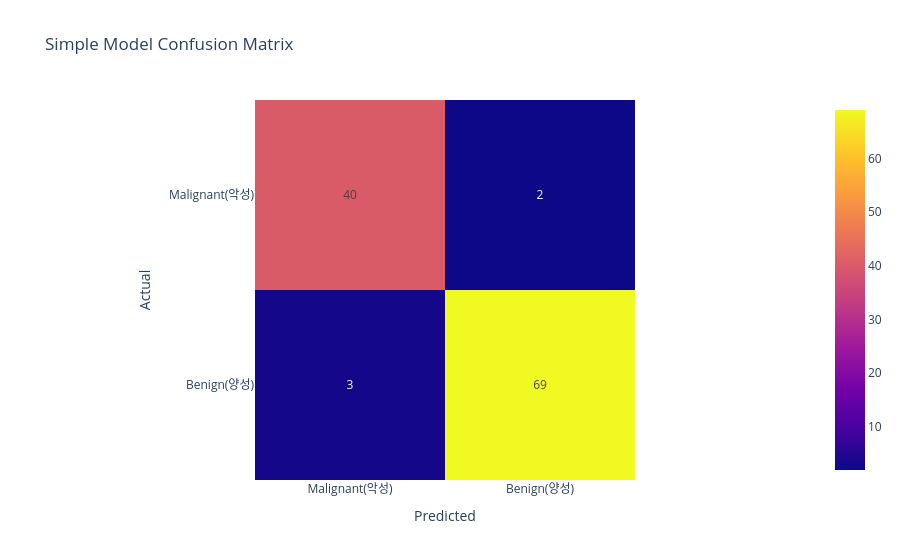
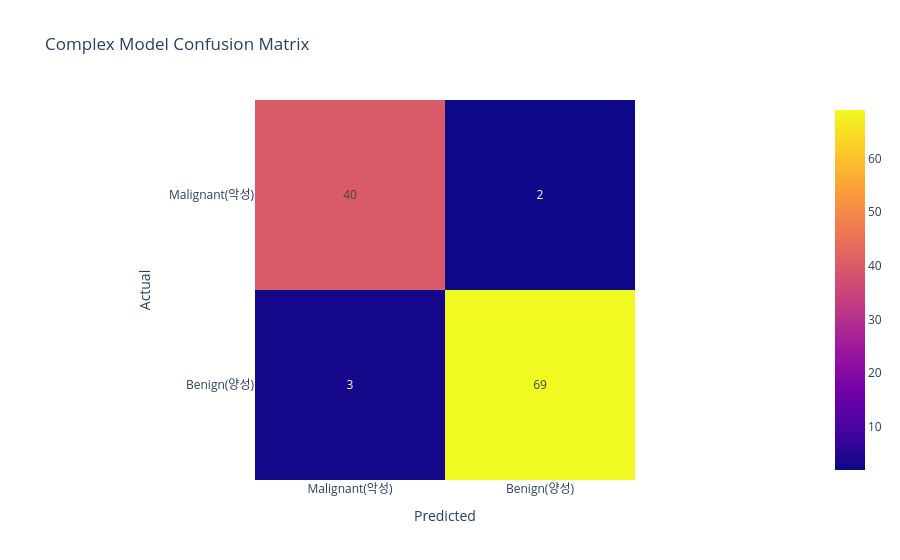

These figures' notebook cell, in order:
### Markdown cell above
### 5. 최종 성능 평가 및 비교 분석

`지시사항:`
1. 각 모델의 `저장된 최고 성능 버전(`best_..._model`)`을 사용하여 `test_loader`의 데이터에 대한 예측을 수행하세요.
2. 각 모델의 예측 결과에 대한 혼동 행렬을 시각화하고, `classification_report`를 출력하세요.
3. 두 모델의 최종 성능 지표(특히 재현율과 F1-Score)를 비교하고, 어떤 모델이 이 유방암 진단 문제에 더 적합한지 결론을 내리세요. 그 이유를 논리적으로 설명해야 합니다.

### Code cell
# 평가를 위한 함수
def evaluate_model(model, model_name, test_loader):
    print(f"\n--- {model_name} Final Evaluation ---")
    model.eval()
    all_preds = []
    all_labels = []
    with torch.no_grad():
        for features, labels in test_loader:
            outputs = model(features)
            _, predicted = torch.max(outputs.data, 1)
            all_preds.extend(predicted.numpy())
            all_labels.extend(labels.numpy())
            
    # 혼동 행렬 및 분류 리포트
    cm = confusion_matrix(all_labels, all_preds)
    class_names = ['Malignant(악성)', 'Benign(양성)']
    fig = px.imshow(cm, labels=dict(x="Predicted", y="Actual"), x=class_names, y=class_names, text_auto=True, title=f'{model_name} Confusion Matrix')
    fig.show()
    
    print(classification_report(all_labels, all_preds, target_names=class_names))

# TODO 1 & 2: 각 모델 평가
evaluate_model(best_simple_model, 'Simple Model', test_loader)
evaluate_model(best_complex_model, 'Complex Model', test_loader)

### Figure 1 — Plotly figure (JSON) as saved in the notebook; plotly's stock layout.template omitted (floating-point values rounded to 4 significant figures)
{"data": [{"coloraxis": "coloraxis", "hovertemplate": "Predicted: %{x}<br>Actual: %{y}<br>color: %{z}<extra></extra>", "name": "0", "texttemplate": "%{z}", "type": "heatmap", "x": ["Malignant(악성)", "Benign(양성)"], "xaxis": "x", "y": ["Malignant(악성)", "Benign(양성)"], "yaxis": "y", "z": [[40, 2], [3, 69]]}], "layout": {"coloraxis": {"colorscale": [[0, "#0d0887"], [0.1111, "#46039f"], [0.2222, "#7201a8"], [0.3333, "#9c179e"], [0.4444, "#bd3786"], [0.5556, "#d8576b"], [0.6667, "#ed7953"], [0.7778, "#fb9f3a"], [0.8889, "#fdca26"], [1, "#f0f921"]]}, "title": {"text": "Simple Model Confusion Matrix"}, "xaxis": {"anchor": "y", "constrain": "domain", "domain": [0, 1], "scaleanchor": "y", "title": {"text": "Predicted"}}, "yaxis": {"anchor": "x", "autorange": "reversed", "constrain": "domain", "domain": [0, 1], "title": {"text": "Actual"}}}}

### Figure 2 — Plotly figure (JSON) as saved in the notebook; plotly's stock layout.template omitted (floating-point values rounded to 4 significant figures)
{"data": [{"coloraxis": "coloraxis", "hovertemplate": "Predicted: %{x}<br>Actual: %{y}<br>color: %{z}<extra></extra>", "name": "0", "texttemplate": "%{z}", "type": "heatmap", "x": ["Malignant(악성)", "Benign(양성)"], "xaxis": "x", "y": ["Malignant(악성)", "Benign(양성)"], "yaxis": "y", "z": [[40, 2], [3, 69]]}], "layout": {"coloraxis": {"colorscale": [[0, "#0d0887"], [0.1111, "#46039f"], [0.2222, "#7201a8"], [0.3333, "#9c179e"], [0.4444, "#bd3786"], [0.5556, "#d8576b"], [0.6667, "#ed7953"], [0.7778, "#fb9f3a"], [0.8889, "#fdca26"], [1, "#f0f921"]]}, "title": {"text": "Complex Model Confusion Matrix"}, "xaxis": {"anchor": "y", "constrain": "domain", "domain": [0, 1], "scaleanchor": "y", "title": {"text": "Predicted"}}, "yaxis": {"anchor": "x", "autorange": "reversed", "constrain": "domain", "domain": [0, 1], "title": {"text": "Actual"}}}}
